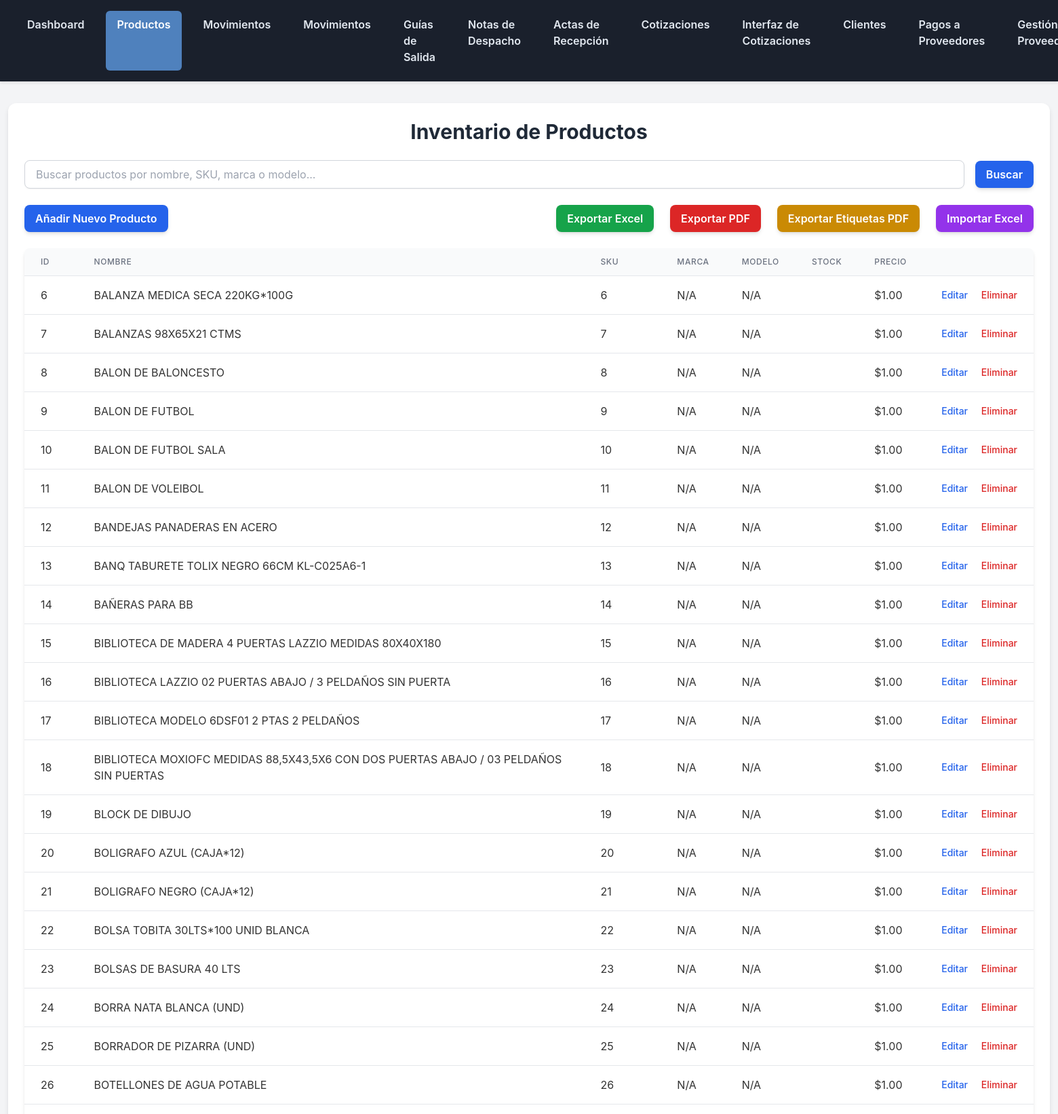
Page /inventario/productos/ (signed in, upper part) on the committed database.
### inventario/models.py (models this page shows, shortened)
class Producto(models.Model):
    nombre = models.CharField(max_length=200, db_index=True, verbose_name="Nombre del Producto")
    descripcion = models.TextField(blank=True, verbose_name="Descripción")
    sku = models.CharField(max_length=100, unique=True, db_index=True, verbose_name="SKU (Código de Artículo)")
    cantidad = models.PositiveIntegerField(default=0, verbose_name="Cantidad en Stock")
    precio = models.DecimalField(max_digits=10, decimal_places=2, verbose_name="Precio")
    foto = models.ImageField(upload_to='productos_fotos/', null=True, blank=True)
    foto = models.ImageField(
        upload_to='product_photos/',
        blank=True,
        null=True,
        verbose_name="Foto Referencial"
    )
    unidad_medida = models.ForeignKey(UnidadMedida, on_delete=models.SET_NULL, null=True, blank=True, verbose_name="Unidad de Medida")
    proveedor = models.ForeignKey(Proveedor, on_delete=models.SET_NULL, null=True, blank=True, verbose_name="Proveedor Principal")
    almacen = models.ForeignKey(Almacen, on_delete=models.SET_NULL, null=True, blank=True, verbose_name="Almacén")
    stock_minimo = models.PositiveIntegerField(default=0, verbose_name="Stock Mínimo")
    marca = models.CharField(max_length=100, blank=True, verbose_name="Marca")
    modelo = models.CharField(max_length=100, blank=True, verbose_name="Modelo")
    fecha_creacion = models.DateTimeField(auto_now_add=True, verbose_name="Fecha de Creación")
    fecha_actualizacion = models.DateTimeField(auto_now=True, verbose_name="Fecha de Actualización")
    class Meta:
        verbose_name = "Producto"
        verbose_name_plural = "Productos"

### inventario/views.py (the view)
# urls.py: path('productos/', views.ProductoListView.as_view(), name='product_list'),
class ProductoListView(LoginRequiredMixin, ListView):
    model = Producto
    template_name = 'inventario/product_list.html'
    context_object_name = 'products'

### inventario/templates/inventario/producto_list.html (shortened to what this page needs)
{% extends 'inventario/base.html' %}
{% block content %}
<h1 class="text-3xl font-bold text-gray-800 mb-6 text-center">Inventario de Productos</h1>
<div class="mb-6">
    <form method="GET" action="{% url 'inventario:product_list' %}" class="flex flex-col sm:flex-row items-center gap-4">
        <input
            type="text"
            name="q"
            placeholder="Buscar productos por nombre, SKU, marca o modelo..."
            value="{{ request.GET.q }}"
            class="flex-grow w-full sm:w-auto px-4 py-2 border border-gray-300 rounded-lg shadow-sm focus:outline-none focus:ring-2 focus:ring-blue-500 focus:border-transparent"
        >
        <button type="submit" class="w-full sm:w-auto bg-blue-600 hover:bg-blue-700 text-white font-semibold py-2 px-4 rounded-lg shadow-md transition duration-300 ease-in-out transform hover:scale-105">
            Buscar
        </button>
    </form>
</div>
<div class="flex flex-col sm:flex-row justify-between items-center mb-6 space-y-4 sm:space-y-0">
    <a href="{% url 'inventario:product_create' %}" class="w-full sm:w-auto bg-blue-600 hover:bg-blue-700 text-white font-semibold py-2 px-4 rounded-lg shadow-md transition duration-300 ease-in-out transform hover:scale-105 text-center">
        Añadir Nuevo Producto
    </a>
    <div class="flex flex-wrap justify-center sm:justify-end gap-2 sm:space-x-4">
        <a href="{% url 'inventario:export_productos_excel' %}" class="w-full sm:w-auto bg-green-600 hover:bg-green-700 text-white font-semibold py-2 px-4 rounded-lg shadow-md transition duration-300 ease-in-out transform hover:scale-105 text-center">
            Exportar Excel
        </a>
        <a href="{% url 'inventario:export_productos_pdf' %}" class="w-full sm:w-auto bg-red-600 hover:bg-red-700 text-white font-semibold py-2 px-4 rounded-lg shadow-md transition duration-300 ease-in-out transform hover:scale-105 text-center">
            Exportar PDF
        </a>
        <a href="{% url 'inventario:export_product_labels_pdf' %}" class="w-full sm:w-auto bg-yellow-600 hover:bg-yellow-700 text-white font-semibold py-2 px-4 rounded-lg shadow-md transition duration-300 ease-in-out transform hover:scale-105 text-center">
            Exportar Etiquetas PDF
        </a>
        <a href="{% url 'inventario:import_productos_excel' %}" class="w-full sm:w-auto bg-purple-600 hover:bg-purple-700 text-white font-semibold py-2 px-4 rounded-lg shadow-md transition duration-300 ease-in-out transform hover:scale-105 text-center">
            Importar Excel
        </a>
    </div>
</div>
<div class="overflow-x-auto bg-white shadow-md rounded-lg">
    <table class="min-w-full divide-y divide-gray-200 table-auto">
        <thead class="bg-gray-50">
            <tr>
                <th scope="col" class="px-6 py-3 text-left text-xs font-medium text-gray-500 uppercase tracking-wider whitespace-nowrap">ID</th>
                <th scope="col" class="px-6 py-3 text-left text-xs font-medium text-gray-500 uppercase tracking-wider">Nombre</th>
                <th scope="col" class="px-6 py-3 text-left text-xs font-medium text-gray-500 uppercase tracking-wider whitespace-nowrap">SKU</th>
                <th scope="col" class="px-6 py-3 text-left text-xs font-medium text-gray-500 uppercase tracking-wider">Marca</th>
                <th scope="col" class="px-6 py-3 text-left text-xs font-medium text-gray-500 uppercase tracking-wider">Modelo</th>
                <th scope="col" class="px-6 py-3 text-left text-xs font-medium text-gray-500 uppercase tracking-wider whitespace-nowrap">Stock</th>
                <th scope="col" class="px-6 py-3 text-left text-xs font-medium text-gray-500 uppercase tracking-wider whitespace-nowrap">Precio</th>
                <th scope="col" class="relative px-6 py-3">
                </th>
            </tr>
        </thead>
        <tbody class="bg-white divide-y divide-gray-200">
            {% for product in products %}
            <tr>
                <td class="px-6 py-4 whitespace-nowrap">{{ product.id }}</td>
                <td class="px-6 py-4">{{ product.nombre }}</td>
                <td class="px-6 py-4 whitespace-nowrap">{{ product.sku }}</td>
                <td class="px-6 py-4">{{ product.marca|default:"N/A" }}</td>
                <td class="px-6 py-4">{{ product.modelo|default:"N/A" }}</td>
                <td class="px-6 py-4 whitespace-nowrap">{{ product.stock }}</td>
                <td class="px-6 py-4 whitespace-nowrap">${{ product.precio|floatformat:2 }}</td>
                <td class="px-6 py-4 whitespace-nowrap text-right text-sm font-medium">
                    <a href="{% url 'inventario:product_update' product.pk %}" class="text-blue-600 hover:text-blue-800 mr-4">Editar</a>
                    <a href="{% url 'inventario:product_delete' product.pk %}" class="text-red-600 hover:text-red-800">Eliminar</a>
                </td>
            </tr>
            {% empty %}
            <tr>
                <td colspan="8" class="px-6 py-4 whitespace-nowrap text-center text-gray-500">No hay productos que coincidan con tu búsqueda.</td>
            </tr>
            {% endfor %}
        </tbody>
    </table>
</div>
{% endblock %}

### inventario/templates/inventario/base.html (style rules this page uses)
body { font-family: 'Inter', sans-serif; background-color: #f3f4f6; color: #333; }

### rows in the picture
Producto: id "6", nombre "BALANZA MEDICA SECA 220KG*100G", sku "6", marca "N/A", modelo "N/A", precio "1.00"
Producto: id "7", nombre "BALANZAS 98X65X21 CTMS", sku "7", marca "N/A", modelo "N/A", precio "1.00"
Producto: id "8", nombre "BALON DE BALONCESTO", sku "8", marca "N/A", modelo "N/A", precio "1.00"
Producto: id "9", nombre "BALON DE FUTBOL", sku "9", marca "N/A", modelo "N/A", precio "1.00"
Producto: id "10", nombre "BALON DE FUTBOL SALA", sku "10", marca "N/A", modelo "N/A", precio "1.00"
Producto: id "11", nombre "BALON DE VOLEIBOL", sku "11", marca "N/A", modelo "N/A", precio "1.00"
Producto: id "12", nombre "BANDEJAS PANADERAS EN ACERO", sku "12", marca "N/A", modelo "N/A", precio "1.00"
Producto: id "13", nombre "BANQ TABURETE TOLIX NEGRO 66CM KL-C025A6-1", sku "13", marca "N/A", modelo "N/A", precio "1.00"
Producto: id "14", nombre "BAÑERAS PARA BB", sku "14", marca "N/A", modelo "N/A", precio "1.00"
Producto: id "15", nombre "BIBLIOTECA DE MADERA 4 PUERTAS LAZZIO MEDIDAS 80X40X180", sku "15", marca "N/A", modelo "N/A", precio "1.00"
Producto: id "16", nombre "BIBLIOTECA LAZZIO 02 PUERTAS ABAJO / 3 PELDAÑOS SIN PUERTA", sku "16", marca "N/A", modelo "N/A", precio "1.00"
Producto: id "17", nombre "BIBLIOTECA MODELO 6DSF01 2 PTAS 2 PELDAÑOS", sku "17", marca "N/A", modelo "N/A", precio "1.00"
Producto: id "18", nombre "BIBLIOTECA MOXIOFC MEDIDAS 88,5X43,5X6 CON DOS PUERTAS ABAJO / 03 PELDAÑOS SIN PUERTAS", sku "18", marca "N/A", modelo "N/A", precio "1.00"
Producto: id "19", nombre "BLOCK DE DIBUJO", sku "19", marca "N/A", modelo "N/A", precio "1.00"
Producto: id "20", nombre "BOLIGRAFO AZUL (CAJA*12)", sku "20", marca "N/A", modelo "N/A", precio "1.00"
Producto: id "21", nombre "BOLIGRAFO NEGRO (CAJA*12)", sku "21", marca "N/A", modelo "N/A", precio "1.00"
Producto: id "22", nombre "BOLSA TOBITA 30LTS*100 UNID BLANCA", sku "22", marca "N/A", modelo "N/A", precio "1.00"
Producto: id "23", nombre "BOLSAS DE BASURA 40 LTS", sku "23", marca "N/A", modelo "N/A", precio "1.00"
Producto: id "24", nombre "BORRA NATA BLANCA (UND)", sku "24", marca "N/A", modelo "N/A", precio "1.00"
Producto: id "25", nombre "BORRADOR DE PIZARRA (UND)", sku "25", marca "N/A", modelo "N/A", precio "1.00"
Producto: id "26", nombre "BOTELLONES DE AGUA POTABLE", sku "26", marca "N/A", modelo "N/A", precio "1.00"
